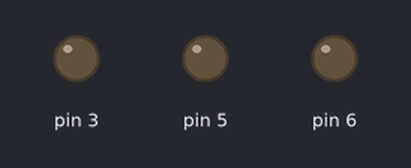
Bench run of a sketch on a simulated Arduino Uno, built with avr-gcc and run on an emulated ATmega328P. Shown: output pins drawn as LEDs (lit = HIGH).

Above: at 0.05 s.
At 6.45 s:
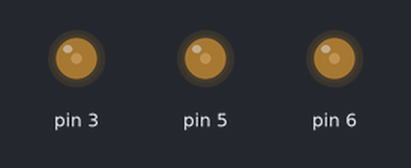
At 19.95 s:
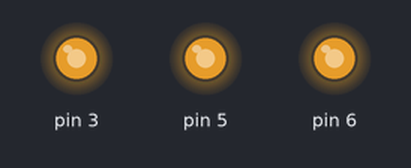
At 26.35 s:
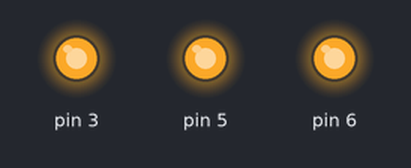
At 39.85 s:
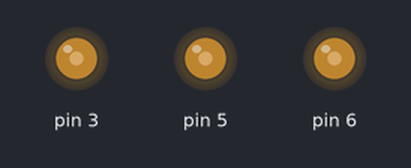
Timing chart, 0 to 40.0 s (numbered marks = the images above):
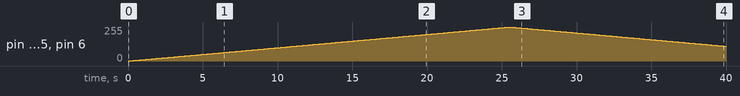

Measured:
- by itself, pin 3, pin 5, pin 6: rises from 0/255 to 255/255 in 25.4 s, then falls to 111/255 in 14.4 s

The sketch:

Motor.ino
```cpp
void setup() {
  // put your setup code here, to run once:
//analogWrite(3, 255);
}

void loop() {
  // put your main code here, to run repeatedly:
for(int k=0; k<255;k++)//speed gradually increases
{
 analogWrite(3,k);
 analogWrite(5,k);
 analogWrite(6,k);
 delay(100);
  }

for(int k=255; k>=0;k--)//speed gradually decreases
{
 analogWrite(3,k);
 analogWrite(5,k);
 analogWrite(6,k);
 delay(100);
  }
}
```
